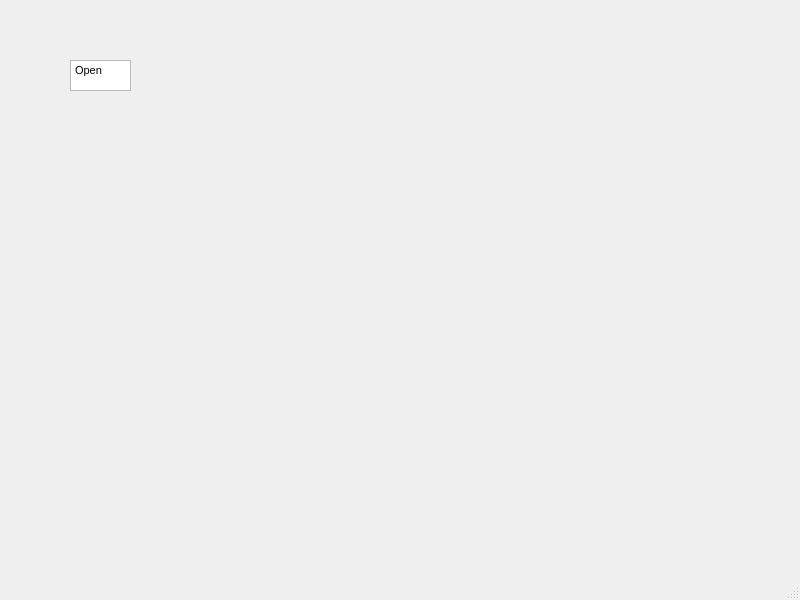
<?xml version="1.0" encoding="UTF-8"?>
<ui version="4.0">
 <class>MainWindow</class>
 <widget class="QMainWindow" name="MainWindow">
  <property name="geometry">
   <rect>
    <x>0</x>
    <y>0</y>
    <width>800</width>
    <height>600</height>
   </rect>
  </property>
  <property name="windowTitle">
   <string>MainWindow</string>
  </property>
  <widget class="QWidget" name="centralwidget">
   <widget class="QWidget" name="widget" native="true">
    <property name="geometry">
     <rect>
      <x>50</x>
      <y>470</y>
      <width>721</width>
      <height>61</height>
     </rect>
    </property>
   </widget>
   <widget class="QWidget" name="widget_2" native="true">
    <property name="geometry">
     <rect>
      <x>50</x>
      <y>130</y>
      <width>721</width>
      <height>331</height>
     </rect>
    </property>
   </widget>
   <widget class="QWidget" name="widget_3" native="true">
    <property name="geometry">
     <rect>
      <x>50</x>
      <y>40</y>
      <width>721</width>
      <height>80</height>
     </rect>
    </property>
    <widget class="QTextEdit" name="textEdit">
     <property name="enabled">
      <bool>true</bool>
     </property>
     <property name="geometry">
      <rect>
       <x>20</x>
       <y>20</y>
       <width>61</width>
       <height>31</height>
      </rect>
     </property>
     <property name="html">
      <string>&lt;!DOCTYPE HTML PUBLIC &quot;-//W3C//DTD HTML 4.0//EN&quot; &quot;http://www.w3.org/TR/REC-html40/strict.dtd&quot;&gt;
&lt;html&gt;&lt;head&gt;&lt;meta name=&quot;qrichtext&quot; content=&quot;1&quot; /&gt;&lt;style type=&quot;text/css&quot;&gt;
p, li { white-space: pre-wrap; }
&lt;/style&gt;&lt;/head&gt;&lt;body style=&quot; font-family:'MS Shell Dlg 2'; font-size:7.8pt; font-weight:400; font-style:normal;&quot;&gt;
&lt;p style=&quot; margin-top:0px; margin-bottom:0px; margin-left:0px; margin-right:0px; -qt-block-indent:0; text-indent:0px;&quot;&gt;&lt;span style=&quot; font-size:12pt; vertical-align:super;&quot;&gt;Open&lt;/span&gt;&lt;/p&gt;&lt;/body&gt;&lt;/html&gt;</string>
     </property>
    </widget>
   </widget>
  </widget>
  <widget class="QMenuBar" name="menubar">
   <property name="geometry">
    <rect>
     <x>0</x>
     <y>0</y>
     <width>800</width>
     <height>26</height>
    </rect>
   </property>
  </widget>
  <widget class="QStatusBar" name="statusbar"/>
 </widget>
 <resources/>
 <connections/>
</ui>
